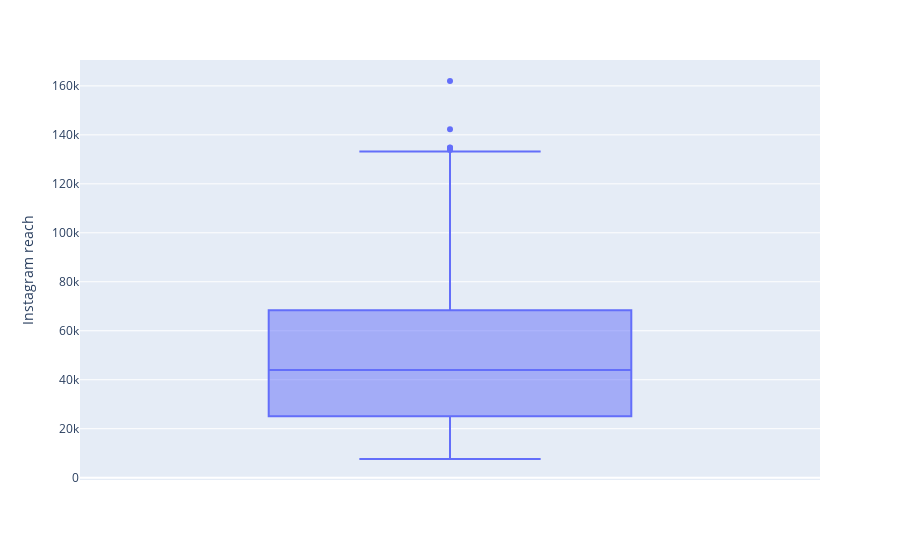

Write notebook code for a chart like this one.
### Markdown cell above
#  box plot

### Code cell
fig = px.box(df, y = "Instagram reach")
fig.show()

### Figure 1 — Plotly figure (JSON) as saved in the notebook; plotly's stock layout.template omitted (floating-point values rounded to 4 significant figures; data arrays with more than 128 entries replaced by an {"elided": "..."} marker saying what was removed)
{"data": [{"alignmentgroup": "True", "hovertemplate": "Instagram reach=%{y}<extra></extra>", "legendgroup": "", "marker": {"color": "#636efa"}, "name": "", "notched": false, "offsetgroup": "", "orientation": "v", "showlegend": false, "type": "box", "x0": " ", "xaxis": "x", "y": {"elided": "365 int values"}, "y0": " ", "yaxis": "y"}], "layout": {"autosize": true, "boxmode": "group", "legend": {"tracegroupgap": 0}, "margin": {"t": 60}, "xaxis": {"anchor": "y", "autorange": true, "domain": [0, 1], "range": [-0.5, 0.5], "type": "category"}, "yaxis": {"anchor": "x", "autorange": true, "domain": [0, 1], "range": [-956.6, 170600.0], "title": {"text": "Instagram reach"}, "type": "linear"}}}
